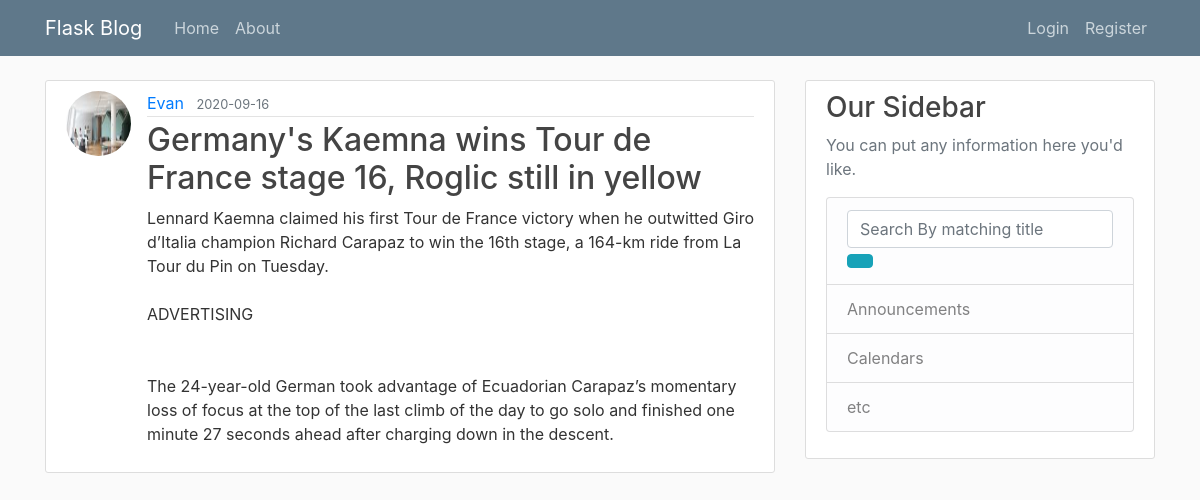
The app's page /post/37 with its own data.
### flaskblog/models.py (models this page shows, shortened)
class User(db.Model, UserMixin):
    id = db.Column(db.Integer, primary_key=True)
    username = db.Column(db.String(20), unique=True, nullable=False)
    email = db.Column(db.String(120), unique=True, nullable=False)
    password = db.Column(db.String(60), nullable=False)
    image_file = db.Column(db.String(20), nullable=False, default='default.jpg')
    posts = db.relationship('Post', backref='author', lazy=True)

class Post(db.Model):
    id = db.Column(db.Integer, primary_key=True)
    title = db.Column(db.String(100), nullable=False)
    date_posted = db.Column(db.DateTime, nullable=False, default=datetime.utcnow)
    content = db.Column(db.Text, nullable=False)
    user_id = db.Column(db.Integer, db.ForeignKey('user.id'), nullable=False)

### flaskblog/posts/routes.py (the view)
@posts.route("/post/<int:post_id>")
def post(post_id):
    post = Post.query.get_or_404(post_id)
    return render_template('post.html', title=post.title, post=post)

### flaskblog/templates/post.html (shortened to what this page needs)
{% extends "layout.html" %}
{%  block content %}
    <article class="media content-section">
    <img class="rounded-circle article-img" src="{{ url_for('static', filename='profile_pics/' + post.author.image_file) }}" alt="">
    <div class="media-body">
        <div class="article-metadata">
            <a class="mr-2" href="{{ url_for('users.user_posts', username=post.author.username) }}">{{ post.author.username }}</a>
            <small class="text-muted">{{ post.date_posted.strftime('%Y-%m-%d') }}</small>
        </div>
        <h2 class="article-title">{{ post.title }}</h2>
        <p class="article-content">{{ post.content }}</p>
    </div>
    </article>
{% endblock content %}

### flaskblog/static/main.css (style rules this page uses)
body { background: #fafafa; color: #333333; margin-top: 5rem; }
h1, h2, h3, h4, h5, h6 { color: #444444; }
.content-section { background: #ffffff; padding: 10px 20px; border: 1px solid #dddddd; border-radius: 3px; margin-bottom: 20px; }
.article-title { color: #444444; }
.article-content { white-space: pre-line; }
.article-img { height: 65px; width: 65px; margin-right: 16px; }
.article-metadata { padding-bottom: 1px; margin-bottom: 4px; border-bottom: 1px solid #e3e3e3; }

### records on screen
User: image_file (picture), author.username "Evan"
Post: date_posted "2020-09-16", title "Germany's Kaemna wins Tour de France stage 16, Roglic still in yellow", content "Lennard Kaemna claimed his first Tour de France victory when he outwitted Giro d’Italia champion Richard Carapaz to win the 16th stage, a 164-km ride from La Tour du Pin on Tuesday. ADVERTISING The 24-year-old German took advantage of Ecuadorian Carapaz’s momentary loss of focus at the top of the last climb of the day to go solo and finished one minute 27 seconds ahead after charging down in the descent."
